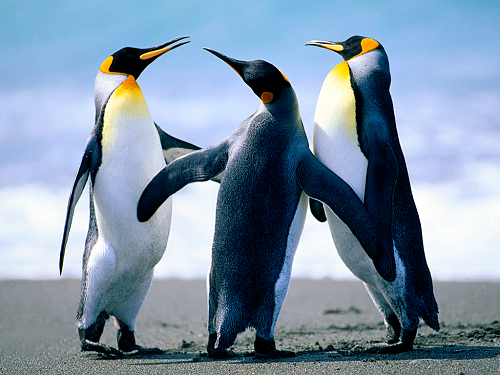
#> input picture PythonApplication22/PythonApplication22/Penguins.png, 500 x 375 px
$ python PythonApplication22.py
#> lines starting #> are read from the running program, lines starting #| are printed output that depends on the picture
#coding: cp949
#Lec22-1202: NumPy2

import numpy as np
from matplotlib import pyplot as plt

#city 사이의 거리 구하기
mileposts=np.array([0,198,303,736,871,1175,1475,1544,1913,2448])
distance_array=np.abs(mileposts-mileposts[:, np.newaxis])
print(distance_array)

#그리드/네트워크 기반 거리 계산?
x=np.arange(5)
y=np.arange(5)[:, np.newaxis]
distance=np.sqrt(x**2 + y**2)
print(distance)

plt.pcolor(distance)
plt.colorbar()
plt.show()
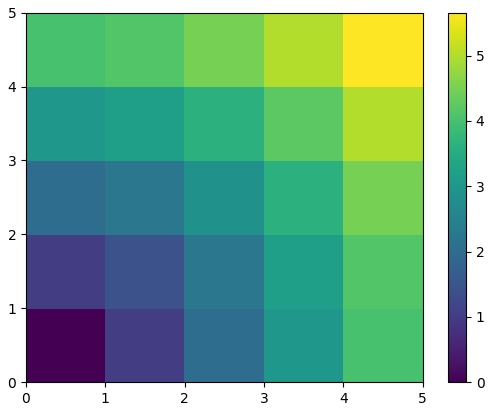
#> figure drawn by matplotlib, 2 panels

x,y=np.ogrid[0:5, 0:5]
print(x+y)
x,y=np.mgrid[0:5, 0:5]
print(x, y)

#Flattening
a=np.array([[1,2,3],[4,5,6]])
print(a.ravel())
print(a.T)
print(a.T.ravel())

#Reshaping
b=a.ravel()
print(b)
b=b.reshape((2,3))  #b.reshape((2,-1))
print(b)

#Resizing
a=np.arange(4)
a.resize((8,))   #0 1 2 3 0 0 0 0
print(a)

#Sorting data
a = np.array([[4, 3, 5], [1, 2, 1]])
b=np.sort(a, axis=1)    #a.sort(axis=1)
print(b)

a = np.array([4, 3, 1, 2])
j=np.argsort(a)     #sort된 요소의 인덱스 반환?
print(a)
print(j)
j_max=np.argmax(a)  #최대값의 인덱스
print(j_max)
j_min=np.argmin(a)  #최소값의 인덱스
print(j_min)

#Polynomials
p=np.poly1d([3,2,-1])
print(p(0))
print(p.roots)
print(p.order)
p=np.polynomial.Polynomial([-1,2,3])
print(p)

x=np.linspace(0,1,20)
y=np.cos(x)+0.3*np.random.rand(20)
p=np.poly1d(np.polyfit(x,y,3))
t=np.linspace(0,1,200)
plt.plot(x,y,'o',t,p(t),'-')
plt.show()
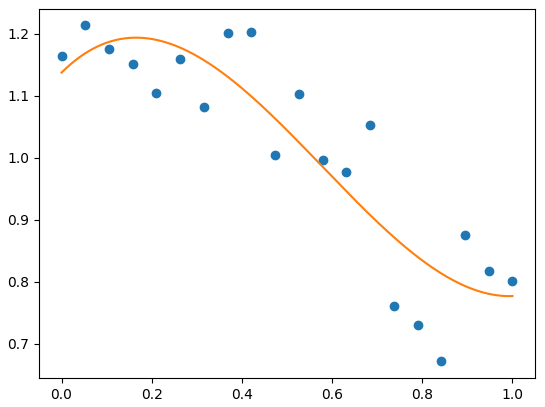
#> figure drawn by matplotlib, 1 panel; curve peaks at x = 0.0526, y = 1.21; curve peaks at x = 0.166, y = 1.19

x = np.linspace(-1, 1, 2000)
y = np.cos(x) + 0.3*np.random.rand(2000)
p=np.polynomial.Chebyshev.fit(x,y,90)
t=np.linspace(-1,1,200)
plt.plot(x,y,'r.')
plt.plot(t,p(t),'k-',lw=3)
plt.show()
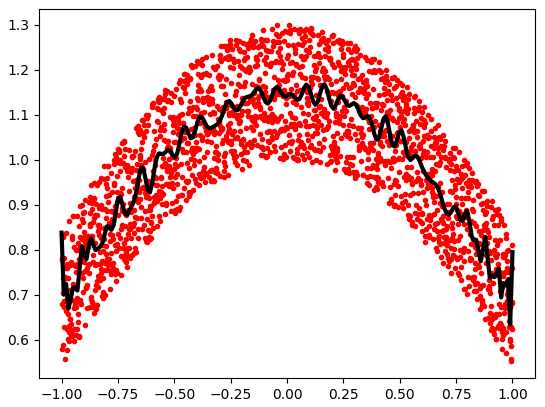
#> figure drawn by matplotlib, 1 panel; curve peaks at x = -0.0455, y = 1.3; curve peaks at x = 0.166, y = 1.17

#이미지 로딩
img=plt.imread('Penguins.png')
#> img is the input picture: shape (375, 500, 4) float32; mean R, G, B, A 0.5, 0.579, 0.657, 1
print(img.shape)    #세로크기, 가로크기, rgb+@
#| (375, 500, 4)
print(img.dtype)
#| float32
plt.imshow(img)    #원본이미지
plt.show()

subimg = img[:188, :250] #잘린 이미지
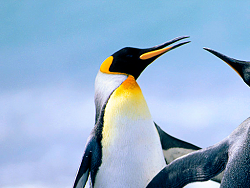
#> subimg: shape (188, 250, 4) float32; mean R, G, B, A 0.585, 0.695, 0.81, 1
plt.imshow(subimg)
plt.show()
